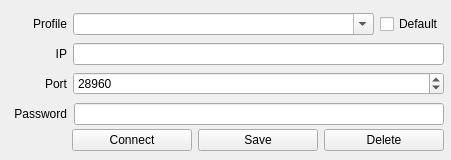
<?xml version="1.0" encoding="UTF-8"?>
<ui version="4.0">
 <class>ServerWindow</class>
 <widget class="QMainWindow" name="ServerWindow">
  <property name="geometry">
   <rect>
    <x>0</x>
    <y>0</y>
    <width>451</width>
    <height>160</height>
   </rect>
  </property>
  <property name="minimumSize">
   <size>
    <width>451</width>
    <height>160</height>
   </size>
  </property>
  <property name="maximumSize">
   <size>
    <width>451</width>
    <height>160</height>
   </size>
  </property>
  <property name="windowTitle">
   <string>Servers</string>
  </property>
  <property name="windowIcon">
   <iconset resource="application.qrc">
    <normaloff>:/resources/codlogo.ico</normaloff>:/resources/codlogo.ico</iconset>
  </property>
  <widget class="QWidget" name="centralWidget">
   <layout class="QGridLayout" name="gridLayout">
    <property name="leftMargin">
     <number>7</number>
    </property>
    <property name="topMargin">
     <number>0</number>
    </property>
    <property name="rightMargin">
     <number>7</number>
    </property>
    <property name="bottomMargin">
     <number>0</number>
    </property>
    <item row="0" column="0">
     <layout class="QVBoxLayout" name="verticalLayout">
      <property name="spacing">
       <number>0</number>
      </property>
      <item>
       <layout class="QHBoxLayout" name="profileLayout">
        <item>
         <widget class="QLabel" name="profileLabel">
          <property name="sizePolicy">
           <sizepolicy hsizetype="Preferred" vsizetype="Fixed">
            <horstretch>0</horstretch>
            <verstretch>0</verstretch>
           </sizepolicy>
          </property>
          <property name="minimumSize">
           <size>
            <width>60</width>
            <height>30</height>
           </size>
          </property>
          <property name="text">
           <string>Profile</string>
          </property>
          <property name="alignment">
           <set>Qt::AlignRight|Qt::AlignTrailing|Qt::AlignVCenter</set>
          </property>
         </widget>
        </item>
        <item>
         <widget class="QComboBox" name="profileBox">
          <property name="sizePolicy">
           <sizepolicy hsizetype="Expanding" vsizetype="Fixed">
            <horstretch>0</horstretch>
            <verstretch>0</verstretch>
           </sizepolicy>
          </property>
          <property name="editable">
           <bool>true</bool>
          </property>
         </widget>
        </item>
        <item>
         <widget class="QCheckBox" name="defaultCheck">
          <property name="text">
           <string>Default</string>
          </property>
         </widget>
        </item>
       </layout>
      </item>
      <item>
       <layout class="QHBoxLayout" name="ipLayout">
        <item>
         <widget class="QLabel" name="ipLabel">
          <property name="sizePolicy">
           <sizepolicy hsizetype="Preferred" vsizetype="Fixed">
            <horstretch>0</horstretch>
            <verstretch>0</verstretch>
           </sizepolicy>
          </property>
          <property name="minimumSize">
           <size>
            <width>60</width>
            <height>30</height>
           </size>
          </property>
          <property name="text">
           <string>IP</string>
          </property>
          <property name="alignment">
           <set>Qt::AlignRight|Qt::AlignTrailing|Qt::AlignVCenter</set>
          </property>
         </widget>
        </item>
        <item>
         <widget class="QLineEdit" name="ipEdit"/>
        </item>
       </layout>
      </item>
      <item>
       <layout class="QHBoxLayout" name="portLayout">
        <item>
         <widget class="QLabel" name="portLabel">
          <property name="sizePolicy">
           <sizepolicy hsizetype="Preferred" vsizetype="Fixed">
            <horstretch>0</horstretch>
            <verstretch>0</verstretch>
           </sizepolicy>
          </property>
          <property name="minimumSize">
           <size>
            <width>60</width>
            <height>30</height>
           </size>
          </property>
          <property name="text">
           <string>Port</string>
          </property>
          <property name="alignment">
           <set>Qt::AlignRight|Qt::AlignTrailing|Qt::AlignVCenter</set>
          </property>
         </widget>
        </item>
        <item>
         <widget class="QSpinBox" name="portBox">
          <property name="sizePolicy">
           <sizepolicy hsizetype="Expanding" vsizetype="Fixed">
            <horstretch>0</horstretch>
            <verstretch>0</verstretch>
           </sizepolicy>
          </property>
          <property name="minimum">
           <number>1</number>
          </property>
          <property name="maximum">
           <number>99999</number>
          </property>
          <property name="value">
           <number>28960</number>
          </property>
         </widget>
        </item>
       </layout>
      </item>
      <item>
       <layout class="QHBoxLayout" name="passwordLayout">
        <property name="spacing">
         <number>7</number>
        </property>
        <item>
         <widget class="QLabel" name="passwordLabel">
          <property name="sizePolicy">
           <sizepolicy hsizetype="Preferred" vsizetype="Fixed">
            <horstretch>0</horstretch>
            <verstretch>0</verstretch>
           </sizepolicy>
          </property>
          <property name="minimumSize">
           <size>
            <width>60</width>
            <height>30</height>
           </size>
          </property>
          <property name="text">
           <string>Password</string>
          </property>
          <property name="alignment">
           <set>Qt::AlignRight|Qt::AlignTrailing|Qt::AlignVCenter</set>
          </property>
         </widget>
        </item>
        <item>
         <widget class="QLineEdit" name="passwordEdit">
          <property name="echoMode">
           <enum>QLineEdit::Password</enum>
          </property>
         </widget>
        </item>
       </layout>
      </item>
      <item>
       <layout class="QHBoxLayout" name="buttonLayout">
        <property name="leftMargin">
         <number>65</number>
        </property>
        <item>
         <widget class="QPushButton" name="connectButton">
          <property name="text">
           <string>Connect</string>
          </property>
         </widget>
        </item>
        <item>
         <widget class="QPushButton" name="saveButton">
          <property name="text">
           <string>Save</string>
          </property>
         </widget>
        </item>
        <item>
         <widget class="QPushButton" name="deleteButton">
          <property name="text">
           <string>Delete</string>
          </property>
         </widget>
        </item>
       </layout>
      </item>
     </layout>
    </item>
   </layout>
  </widget>
 </widget>
 <layoutdefault spacing="6" margin="11"/>
 <resources>
  <include location="application.qrc"/>
 </resources>
 <connections/>
</ui>
